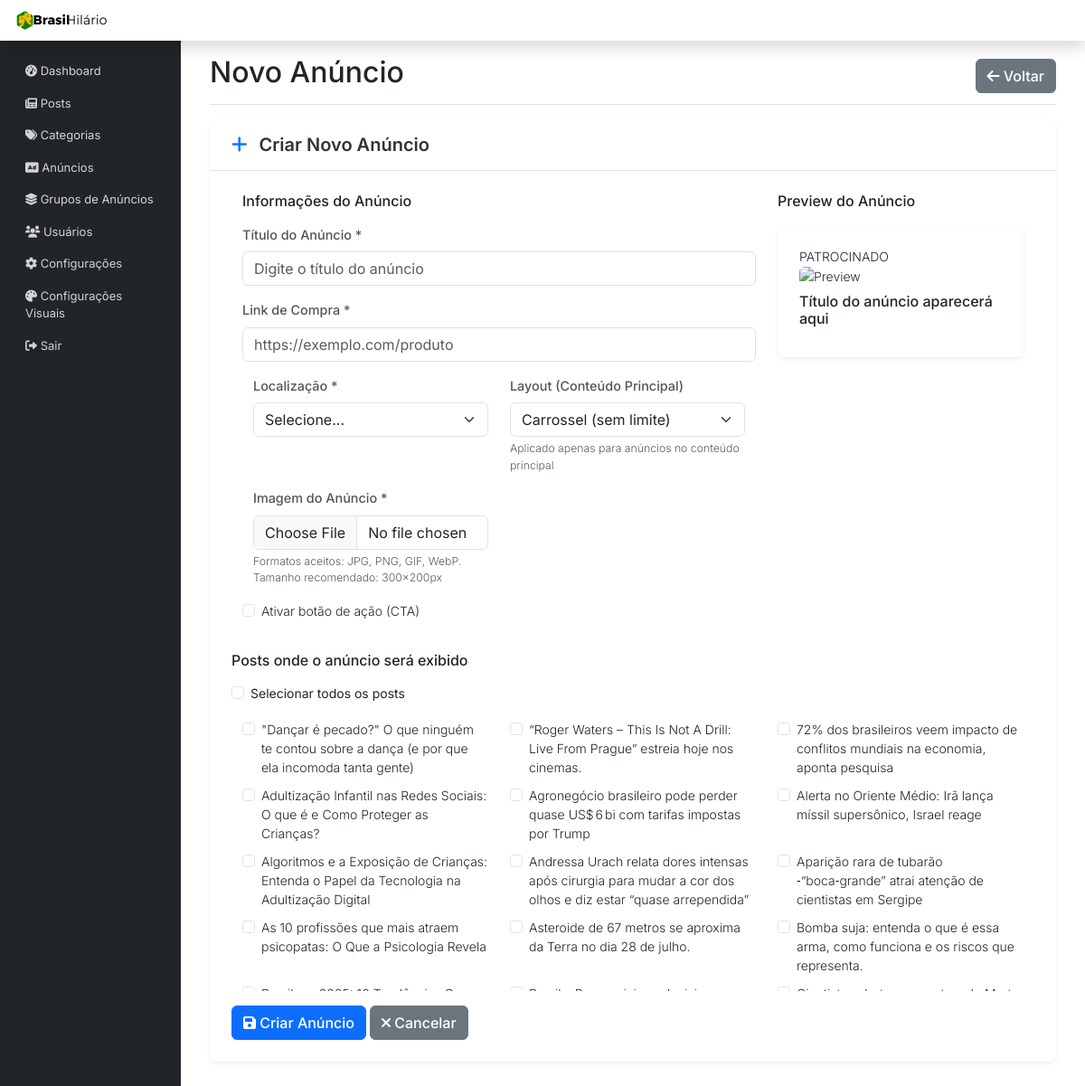
Screenshot of /admin/novo-anuncio.php (signed in) with the database file from the repository.
### tables this page shows
CREATE TABLE `posts` (
  `id` int(11) NOT NULL,
  `titulo` varchar(255) NOT NULL,
  `resumo` text,
  `slug` varchar(255) NOT NULL,
  `conteudo` longtext NOT NULL,
  `editor_type` enum('tinymce','markdown') NOT NULL DEFAULT 'tinymce',
  `data_publicacao` datetime NOT NULL DEFAULT CURRENT_TIMESTAMP,
  `publicado` tinyint(1) NOT NULL DEFAULT '1',
  `imagem_destacada` varchar(255) DEFAULT NULL,
  `visualizacoes` int(11) NOT NULL DEFAULT '0',
  `categoria_id` int(11) NOT NULL,
  `autor_id` int(11) DEFAULT NULL,
  `criado_em` datetime DEFAULT CURRENT_TIMESTAMP,
  `atualizado_em` datetime DEFAULT CURRENT_TIMESTAMP ON UPDATE CURRENT_TIMESTAMP
);

### includes/AnunciosManager.php (called while the page is built, shortened)
<?php
class AnunciosManager {
    private $pdo;
    public function __construct($pdo) {
        $this->pdo = $pdo;
    }
    public function getPostsParaSelecao() {
        $sql = "SELECT id, titulo FROM posts ORDER BY titulo";
        try {
            $stmt = $this->pdo->prepare($sql);
            $stmt->execute();
            return $stmt->fetchAll(PDO::FETCH_ASSOC);
        } catch (Exception $e) {
            error_log("Erro ao buscar posts: " . $e->getMessage());
            return [];
        }
    }
}

### admin/novo-anuncio.php (the view, shortened to what this page needs)
<?php
require_once '../includes/db.php';
require_once '../includes/AnunciosManager.php';
$anunciosManager = new AnunciosManager($pdo);
$posts = $anunciosManager->getPostsParaSelecao();
include 'includes/header.php';
?>
            <div class="d-flex justify-content-between flex-wrap flex-md-nowrap align-items-center pt-3 pb-2 mb-3 border-bottom">
                <h1 class="h2">Novo Anúncio</h1>
                <div class="btn-toolbar mb-2 mb-md-0">
                    <a href="anuncios.php" class="btn btn-secondary">
                        <i class="fas fa-arrow-left"></i> Voltar
                    </a>
                </div>
            </div>
            <div class="card">
                <div class="card-header">
                    <h5 class="mb-0"><i class="fas fa-plus"></i> Criar Novo Anúncio</h5>
                </div>
                <div class="card-body">
                    <form method="POST" enctype="multipart/form-data">
                        <div class="row">
                            <div class="col-md-8">
                                <h6 class="mb-3">Informações do Anúncio</h6>
                                <div class="mb-3">
                                    <label for="titulo" class="form-label">Título do Anúncio *</label>
                                    <input type="text" class="form-control" id="titulo" name="titulo"
                                           value="<?php echo htmlspecialchars($_POST['titulo'] ?? ''); ?>"
                                           required placeholder="Digite o título do anúncio">
                                </div>
                                <div class="mb-3">
                                    <label for="link_compra" class="form-label">Link de Compra *</label>
                                    <input type="url" class="form-control" id="link_compra" name="link_compra"
                                           value="<?php echo htmlspecialchars($_POST['link_compra'] ?? ''); ?>"
                                           required placeholder="https://exemplo.com/produto">
                                </div>
                                <div class="row">
                                    <div class="col-md-6">
                                        <div class="mb-3">
                                            <label for="localizacao" class="form-label">Localização *</label>
                                            <select class="form-select" id="localizacao" name="localizacao" required>
                                                <option value="">Selecione...</option>
                                            </select>
                                        </div>
                                    </div>
                                    <div class="col-md-6">
                                        <div class="mb-3">
                                            <label for="layout" class="form-label">Layout (Conteúdo Principal)</label>
                                            <select class="form-select" id="layout" name="layout">
                                                <option value="carrossel" <?php echo ($_POST['layout'] ?? 'carrossel') === 'carrossel' ? 'selected' : ''; ?>>Carrossel (sem limite)</option>
                                            </select>
                                            <div class="form-text">Aplicado apenas para anúncios no conteúdo principal</div>
                                        </div>
                                    </div>
                                </div>
                                <div class="row">
                                    <div class="col-md-6">
                                        <div class="mb-3">
                                            <label for="imagem" class="form-label">Imagem do Anúncio *</label>
                                            <input type="file" class="form-control" id="imagem" name="imagem"
                                                   accept="image/*" required>
                                            <div class="form-text">Formatos aceitos: JPG, PNG, GIF, WebP. Tamanho recomendado: 300x200px</div>
                                        </div>
                                    </div>
                                </div>
                                <div class="mb-3">
                                    <div class="form-check">
                                        <input class="form-check-input" type="checkbox" id="cta_ativo" name="cta_ativo"
                                               <?php echo isset($_POST['cta_ativo']) ? 'checked' : ''; ?>>
                                        <label class="form-check-label" for="cta_ativo">
                                            Ativar botão de ação (CTA)
                                        </label>
                                    </div>
                                </div>
                            </div>
                            <div class="col-md-4">
                                <h6 class="mb-3">Preview do Anúncio</h6>
                                <div class="card" id="preview-card">
                                    <div class="card-body">
                                        <div class="anuncio-patrocinado-preview">PATROCINADO</div>
                                        <div class="preview-imagem-container mb-2">
                                            <img id="preview-imagem" src="/assets/img/placeholder.jpg"
                                                 alt="Preview" class="img-fluid rounded" style="max-height: 150px; width: 100%; object-fit: cover;">
                                        </div>
                                        <h6 id="preview-titulo" class="card-title">Título do anúncio aparecerá aqui</h6>
                                    </div>
                                </div>
                            </div>
                        </div>
                        <div class="mt-4">
                            <h6 class="mb-3">Posts onde o anúncio será exibido</h6>
                            <div class="mb-3">
                                <div class="form-check">
                                    <input class="form-check-input" type="checkbox" id="todos_posts">
                                    <label class="form-check-label" for="todos_posts">
                                        <strong>Selecionar todos os posts</strong>
                                    </label>
                                </div>
                            </div>
                            <div class="row" style="max-height: 300px; overflow-y: auto;">
                                <?php foreach ($posts as $post): ?>
                                    <div class="col-md-6 col-lg-4 mb-2">
                                        <div class="form-check">
                                            <input class="form-check-input post-checkbox" type="checkbox"
                                                   name="posts[]" value="<?php echo $post['id']; ?>"
                                                   id="post_<?php echo $post['id']; ?>">
                                            <label class="form-check-label" for="post_<?php echo $post['id']; ?>">
                                                <?php echo htmlspecialchars($post['titulo']); ?>
                                            </label>
                                        </div>
                                    </div>
                                <?php endforeach; ?>
                            </div>
                        </div>
                        <div class="mt-4">
                            <button type="submit" class="btn btn-primary">
                                <i class="fas fa-save"></i> Criar Anúncio
                            </button>
                            <a href="anuncios.php" class="btn btn-secondary">
                                <i class="fas fa-times"></i> Cancelar
                            </a>
                        </div>
                    </form>
                </div>
            </div>
<?php include 'includes/footer.php'; ?>

### admin/css-custom/style-custom-adm.css (style rules this page uses)
html, body { height: 100%; }
body { display: flex; flex-direction: column; }
.row { flex: 1; display: flex; }
.col-md-9.ms-sm-auto.col-lg-10.px-md-4 > * { flex: 0 0 auto; }
.card { height: auto; display: block; }
.card-body { flex: none; }
form { flex: none; display: block; }
.d-flex.justify-content-between, .btn-group, .alert, .nav-tabs, .tab-content { flex: none; display: block; }
.row .col-md-12, .row .col-md-6, .row .col-md-4, .row .col-md-3 { flex: none; display: block; }
.d-flex { display: flex !important; }
.mb-3, .mb-4, .mb-5 { margin-bottom: 1rem !important; }
.mt-3, .mt-4, .mt-5 { margin-top: 1rem !important; }
.btn-toolbar, .d-flex.justify-content-between { margin-top: 0; margin-bottom: 1rem; }
.card-header h5 { color: #333; font-weight: 600; }
.card-header h5 i { margin-right: 0.5rem; color: #007bff; }
.form-label { font-weight: 500; color: #555; font-size: 0.9rem; }
.form-control, .form-select { border-radius: 0.375rem; border: 1px solid #ced4da; transition: border-color 0.15s ease-in-out, box-shadow 0.15s ease-in-out; }
.btn { border-radius: 0.375rem; font-weight: 500; }

### admin/includes/header.php (style rules this page uses)
body { font-family: 'Inter', sans-serif; }
.row { margin-left: 0; margin-right: 0; }
.container-fluid .row { margin: 0; }
.col-md-9.ms-sm-auto.col-lg-10.px-md-4 > * { width: 100%; max-width: 100%; }
html, body { height: 100%; }
body { display: flex; flex-direction: column; }
.row { flex: 1; display: flex; }
.col-md-9.ms-sm-auto.col-lg-10.px-md-4 > * { flex: 0 0 auto; }
.card, .table-responsive, form, .alert, .nav-tabs, .tab-content { flex: none; display: block; }
.row .col-md-12, .row .col-md-6, .row .col-md-4, .row .col-md-3 { flex: none; display: block; }
.d-flex { display: flex !important; }
.card { border: none; box-shadow: 0 0.125rem 0.25rem rgba(0, 0, 0, 0.075); border-radius: 0.5rem; }
.card-header { background-color: #fff; border-bottom: 1px solid #dee2e6; border-radius: 0.5rem 0.5rem 0 0 !important; padding: 1rem 1.5rem; }
.card-body { padding: 1.5rem; }
.btn { border-radius: 0.375rem; font-weight: 500; }
.form-control, .form-select { border-radius: 0.375rem; border: 1px solid #dee2e6; }

### rows the page displays
posts: titulo "\"Dançar é pecado?\" O que ninguém te contou sobre a dança (e por que ela incomoda tanta gente)"
posts: titulo "“Roger Waters – This Is Not A Drill: Live From Prague” estreia hoje nos cinemas."
posts: titulo "72% dos brasileiros veem impacto de conflitos mundiais na economia, aponta pesquisa"
posts: titulo "Adultização Infantil nas Redes Sociais: O que é e Como Proteger as Crianças?"
posts: titulo "Agronegócio brasileiro pode perder quase US$ 6 bi com tarifas impostas por Trump"
posts: titulo "Alerta no Oriente Médio: Irã lança míssil supersônico, Israel reage"
posts: titulo "Algoritmos e a Exposição de Crianças: Entenda o Papel da Tecnologia na Adultização Digital"
posts: titulo "Andressa Urach relata dores intensas após cirurgia para mudar a cor dos olhos e diz estar “quase arrependida”"
posts: titulo "Aparição rara de tubarão ‑“boca‑grande” atrai atenção de cientistas em Sergipe"
posts: titulo "As 10 profissões que mais atraem psicopatas: O Que a Psicologia Revela"
posts: titulo "Asteroide de 67 metros se aproxima da Terra no dia 28 de julho."
posts: titulo "Bomba suja: entenda o que é essa arma, como funciona e os riscos que representa."
